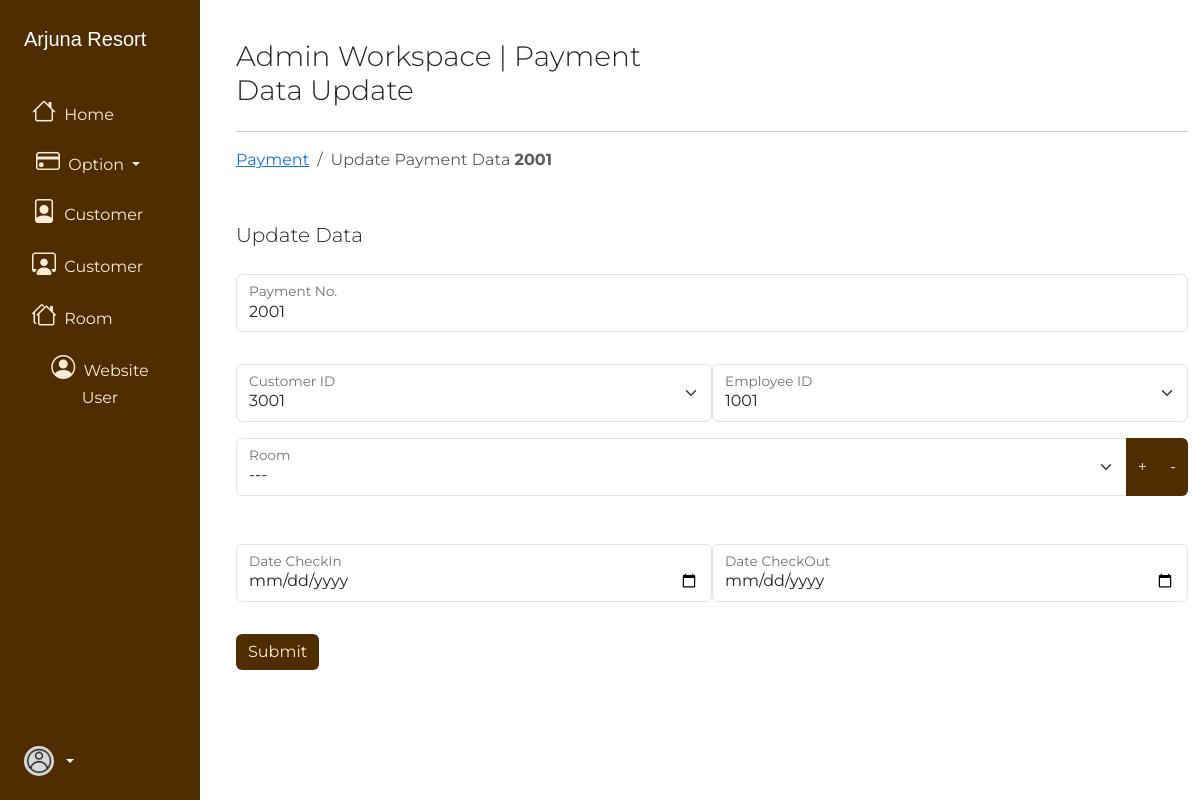
The app's page /receptionist/update_transaksi.php?payment_no=2001 with its own data.
### tables this page shows
CREATE TABLE `payment` (
  `payment_no` int(11) NOT NULL,
  `customer_id` varchar(10) NOT NULL,
  `employee_id` varchar(10) NOT NULL,
  `total_room` int(11) NOT NULL,
  `date_checkin` datetime NOT NULL,
  `date_checkout` datetime NOT NULL,
  `durationofstay` int(11) NOT NULL,
  `total_price` bigint(20) NOT NULL
);

### receptionist/update_transaksi.php (the view, shortened to what this page needs)
<?php
$no = $_GET['payment_no'];
?>
<!doctype html>
<html lang="en">
  <head>
    <link rel="stylesheet" href="../css/style.css">
    <link rel="stylesheet" href="https://cdn.jsdelivr.net/npm/bootstrap-icons@1.10.3/font/bootstrap-icons.css">
    <link href="https://cdn.jsdelivr.net/npm/bootstrap@5.3.0-alpha1/dist/css/bootstrap.min.css" rel="stylesheet">
  </head>
  <body>
	<div>
    <div class="row flex-nowrap gap-4">
      <div class="col-auto col-md-3 col-xl-2 px-sm-2 px-0 text-primary" style="background-color: #4f2d01;">
        <div class="d-flex flex-column align-items-center align-items-sm-start px-3 pt-4 gap-3 text-white min-vh-100">
          <a href="index.php" class="d-flex align-items-center pb-3 mb-md-0 me-md-auto text-white text-decoration-none">
            <span class="fs-5 d-none d-sm-inline font-leyton">Arjuna Resort</span>
          </a>
          <ul class="nav nav-pills flex-column mb-sm-auto mb-0 align-items-center align-items-sm-start font-montserrat" id="menu">
            <li class="nav-item">
              <a class="nav-link align-middle p-2 btn btn-dark btn-md active" href="index.php" aria-current="page">
                <i class="bi bi-house fs-4"></i>
                <span class="ms-1 d-none d-sm-inline">Home</span>
              </a>
            </li>
            <li class="nav-item">
              <div class="dropdown">
                <a class="btn btn-dark btn-md dropdown-toggle" href="#" role="button" data-bs-toggle="dropdown" aria-expanded="false">
                  <i class="fs-4 bi bi-credit-card"></i>
                  <span class="ms-1 d-none d-sm-inline">Option</span>
                </a>
              </div>
            </li>
            <li class="nav-item">
              <a href="show_pengunjung.php" class="nav-link align-middle p-2 btn btn-dark btn-md">
                <i class="fs-4 bi bi-file-person"></i>
                <span class="ms-1 d-none d-sm-inline">Customer</span>
              </a>
            </li>
            <li class="nav-item">
              <a href="show_karyawan.php" class="nav-link align-middle p-2 btn btn-dark btn-md">
                <i class="fs-4 bi bi-person-workspace"></i>
                <span class="ms-1 d-none d-sm-inline">Customer</span>
              </a>
            </li>
            <li class="nav-item">
              <a href="show_kamar.php" class="nav-link align-middle p-2 btn btn-dark btn-md">
                <i class="fs-4 bi bi-houses"></i>
                <span class="ms-1 d-none d-sm-inline">Room</span>
              </a>
            </li>
            <li class="nav-item">
              <a href="show_website_user.php" class="nav-link align-middle p-2 btn btn-dark btn-md">
                <i class="fs-4 bi bi-person-circle"></i>
                <span class="ms-1 d-none d-sm-inline">Website User</span>
              </a>
            </li>
          </ul>
          <div class="dropdown pb-4 font-montserrat">
            <a href="#" class="d-flex align-items-center text-white text-decoration-none dropdown-toggle" id="dropdownUser1" data-bs-toggle="dropdown" aria-expanded="false">
							<img src="../img/user.png" alt="hugenerd" width="30" height="30" class="rounded-circle">
            </a>
          </div>
        </div>
      </div>
			<div class="col py-3 ml-2">
				<div class="container">
          <header class="mt-4 row">
            <div class="col">
              <h3 class="fw-light font-montserrat">Admin Workspace | Payment Data Update</h3>
            </div>
            <div class="col d-flex justify-content-end align-items-center">
            </div>
          </header>
          <hr>
          <nav aria-label="breadcrumb">
            <ol class="breadcrumb font-montserrat">
              <li class="breadcrumb-item"><a href="show_transaksi.php">Payment</a></li>
              <li class="breadcrumb-item active" aria-current="page">Update Payment Data <strong><?php echo $no ?></strong> </li>
            </ol>
          </nav>
          <?php
          include "../koneksi.php";
          $code = $_GET['payment_no'];
          $query = mysqli_query($koneksi, "SELECT * FROM payment WHERE payment_no = '$code'");
          $row_data = mysqli_fetch_array($query);
          ?>
          <main>
            <div class="mt-5 font-montserrat">
              <div class="pb-2">
                <p class="lead">Update Data</p>
              </div>
                <form class="row g-3" action="update/update_process_transaksi.php" method="post">
                  <div class="col-12">
                    <div class="form-floating mb-3">
                      <input type="text" class="form-control" name="payment_no" id="payment_no" placeholder="name@example.com" value="<?php echo $row_data['payment_no']; ?>" readonly>
                      <label for="no_transaksi">Payment No.</label>
                    </div>
                  </div>
                  <div class="col-md-6">
                    <div class="form-floating">
                      <select class="form-select" name="customer_id" id="customer_id" aria-label="Floating label select example">
                        <?php
                        echo "<option value=" .$row_data['customer_id']. ">" .$row_data['customer_id']. "</option>";
                        ?>
                      </select>
                      <label for="customer_id">Customer ID</label>
                    </div>
                  </div>
                  <div class="col-md-6">
                    <div class="form-floating">
                      <select class="form-select" name="employee_id" id="employee_id" aria-label="Floating label select example">
                        <?php
                        echo "<option value=" .$row_data['employee_id']. ">" .$row_data['employee_id']. "</option>";
                        ?>
                      </select>
                      <label for="employee_id">Employee ID </label>
                    </div>
                  </div>
                  <div class="col-12">
                    <div id="row">
                      <div class="input-group mb-3">
                        <div class="form-floating">
                          <select class="form-select" name="room_data[]" id="room" aria-label="Floating label select example">
                            <option selected>---</option>
                          </select>
                          <label for="room">Room</label>
                        </div>
                        <button class="btn btn-dark" type="button" id="rowAdder">+</button>
                        <button class="btn btn-dark" type="button" id="deleteRow">-</button>
                      </div>
                    </div>
                  </div>
                  <div class="col-md-6">
                    <div class="form-floating mb-3">
                      <input type="date" class="form-control" name="date_checkin" id="payment_no" placeholder="name@example.com" value="<?php echo $row_data['date_checkin']; ?>">
                      <label for="payment_no">Date CheckIn</label>
                    </div>
                  </div>
                  <div class="col-md-6">
                    <div class="form-floating mb-3">
                      <input type="date" class="form-control" name="dtae_checkout" id="payment_no" placeholder="name@example.com" value="<?php echo $row_data['date_checkout']; ?>">
                      <label for="payment_no">Date CheckOut</label>
                    </div>
                  </div>
                  <div class="col-12">
                    <button type="submit" class="btn btn-dark btn-md">Submit</button>
                  </div>
              </form>
            </div>
          </main>
				</div>
			</div>
  	</div>
	</div>
  </body>
</html>

### css/style.css (style rules this page uses)
.row { --bs-gutter-x: 0 !important; }
.font-leyton { font-family: 'leyton', sans-serif; }
.font-montserrat { font-family: 'montserrat-200', sans-serif; }
.btn-dark { background-color: rgb(79, 45, 1) !important; border: none !important; color: antiquewhite !important; }
.text-primary { --bs-text-opacity: 1; color: antiquewhite !important; }

### records on screen
payment: payment_no "2001", customer_id "3001", employee_id "1001"

### other values on screen
$no "2001"
